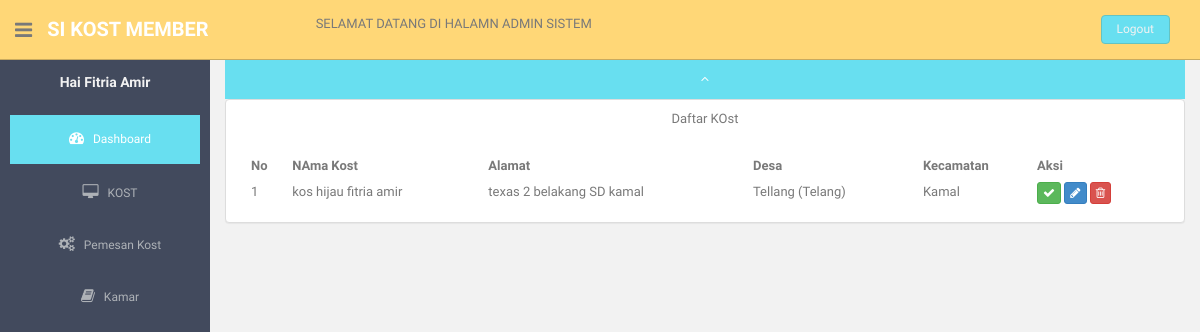
Screenshot of /member/index.php?page=3&status=sukses (signed in) with the database file from the repository.
### tables this page shows
CREATE TABLE IF NOT EXISTS `rumah_kost` (
  `id_rumah` int(11) NOT NULL AUTO_INCREMENT,
  `id_member` int(11) NOT NULL,
  `Nama_kost` varchar(100) NOT NULL,
  `alamat_kost` varchar(500) NOT NULL,
  `id_kecamatan` int(11) NOT NULL,
  `id_kelurahan` int(11) NOT NULL,
  `fasilitas` varchar(500) NOT NULL,
  `latitude` float NOT NULL,
  `longitude` float NOT NULL,
  `lain_lain` varchar(500) NOT NULL,
  `harga_terendah` varchar(100) NOT NULL,
  `jenis_kost` varchar(50) NOT NULL,
  `kategori` varchar(100) NOT NULL,
  `id_metode` int(11) NOT NULL,
  `foto` varchar(1000) NOT NULL,
  PRIMARY KEY (`id_rumah`)
);

CREATE TABLE IF NOT EXISTS `kelurahan` (
  `id_kelurahan` int(11) NOT NULL AUTO_INCREMENT,
  `id_kecamatan` int(11) NOT NULL,
  `nama_kel` varchar(100) NOT NULL,
  PRIMARY KEY (`id_kelurahan`)
);

CREATE TABLE IF NOT EXISTS `kecamatan` (
  `id_kecamatan` int(11) NOT NULL,
  `nama_kec` varchar(100) NOT NULL,
  PRIMARY KEY (`id_kecamatan`)
);

### config/config.php (called while the page is built, shortened)
<?php
$db="rumah_kost";
$entries=10;
?>

### member/view-kos.php (the view, shortened to what this page needs)
<?php
if ($_SESSION['id_member']) {
    include "../config/config.php";
    ?>
    <div class="row">
        <div class="col-lg-12">
            <div class="panel panel-default">
                <div class="table-responsive">
                    <div class="panel-heading">
                        Daftar KOst
                    </div>
                    <?php
                    $page = (int) $_GET['id'];
                    $offset = $page * $entries;
                    $result = mysql_db_query($db, "select * from rumah_kost  where id_member='$id_member' order by Nama_kost desc limit $offset,$entries", $koneksi);
                    ?>
                    <div class="panel-body">
                        <div class="table-responsive">
                            <table id="tabel" class="display">
                                <thead>
                                    <tr>
                                        <th>No</th>
                                        <th>NAma Kost</th>
                                        <th>Alamat</th>
                                        <th>Desa</th>
                                        <th>Kecamatan</th>
                                        <th>Aksi</th>
                                    </tr>
                                </thead>
                                <tbody>
                                    <?php
                                    include "../config/config.php";
                                    while ($row = mysql_fetch_array($result)) {
                                        $id_rumah = $row['id_rumah'];
                                        $id_kecamatan = $row['id_kecamatan'];
                                        $id_kelurahan = $row['id_kelurahan'];
                                        $Nama_kost = $row['Nama_kost'];
                                        $alamat_kost = $row['alamat_kost'];
                                        $tampil = mysql_db_query($db, "select * from kecamatan where id_kecamatan='$id_kecamatan' ", $koneksi);
                                        while ($row = mysql_fetch_array($tampil)) {
                                            $nama_kec = $row['nama_kec'];
                                        }
                                        $tampil = mysql_db_query($db, "select * from kelurahan where id_kelurahan='$id_kelurahan'", $koneksi);
                                        while ($row = mysql_fetch_array($tampil)) {
                                            $nama_kel = $row['nama_kel'];
                                        }
                                        ?>
                                        <tr>
                                            <td><?php echo $i + 1; ?></td>
                                            <td><?php echo $Nama_kost; ?></td>
                                            <td><?php echo $alamat_kost; ?></td>
                                            <td><?php echo $nama_kel; ?></td>
                                            <td><?php echo $nama_kec; ?></td>
                                            <td>
                                                <button class="btn btn-success btn-xs"><a href="index.php?page=14&id_rumah=<? echo $id_rumah; ?>&Nama_kost=<? echo $Nama_kost; ?>&id_member=<?php echo $id_member; ?>"><i class=" fa fa-check"></i></a></button>
                                                <button class="btn btn-primary btn-xs"><a href="index.php?page=12&id_rumah=<? echo $id_rumah; ?>&Nama_kost=<? echo $Nama_kost; ?>&id_member=<?php echo $id_member; ?>"><i class="fa fa-pencil"></i></a></button>
                                                <button class="btn btn-danger btn-xs"> <a href="delete-kost.php?&id_rumah=<? echo $id_rumah; ?>&Nama_kost=<? echo $Nama_kost; ?>&id_member=<?php echo $id_member; ?>" onclick="return confirm('Anda yakin akan menghapus data Ini ?')"><i class="fa fa-trash-o "></i></a></button></td>
                                        </tr>
                                        <?php
                                        $i++;
                                    }
                                    ?> </tbody>
                            </table>
                        </div>
                    </div>
                </div>
            </div>
        </div>
        <?php
    } else {
        echo "<script> document.location.href='index.php?page=5&status=<font color=red>Maaf, Sebelum transaksi Anda harus daftar dan login member </font>'; </script>";
    }
    ?>

### member/assets/css/style.css (style rules this page uses)
body { color: #797979; background: #f2f2f2; font-family: 'Ruda', sans-serif; padding: 0px !important; margin: 0px !important; font-size:13px; }
a, a:hover, a:focus { text-decoration: none; outline: none; }

### member/media/css/demo_table_jui.css (style rules this page uses)
table.display thead th { padding: 3px 0px 3px 10px; cursor: pointer; * cursor: hand; }
table.display { margin: 0 auto; width: 100%; clear: both; border-collapse: collapse; }
table.display td { padding: 3px 10px; }

### rows the page displays
rumah_kost: Nama_kost "kos hijau fitria amir", alamat_kost "texas 2 belakang SD kamal", id_kelurahan.nama_kel "Tellang (Telang)", id_kecamatan.nama_kec "Kamal"

### other values shown
$pengguna "Fitria Amir"
